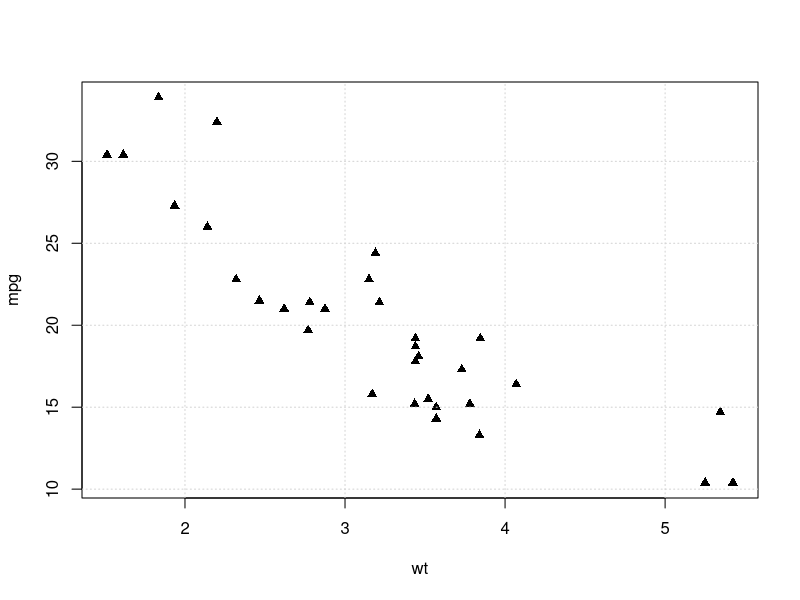
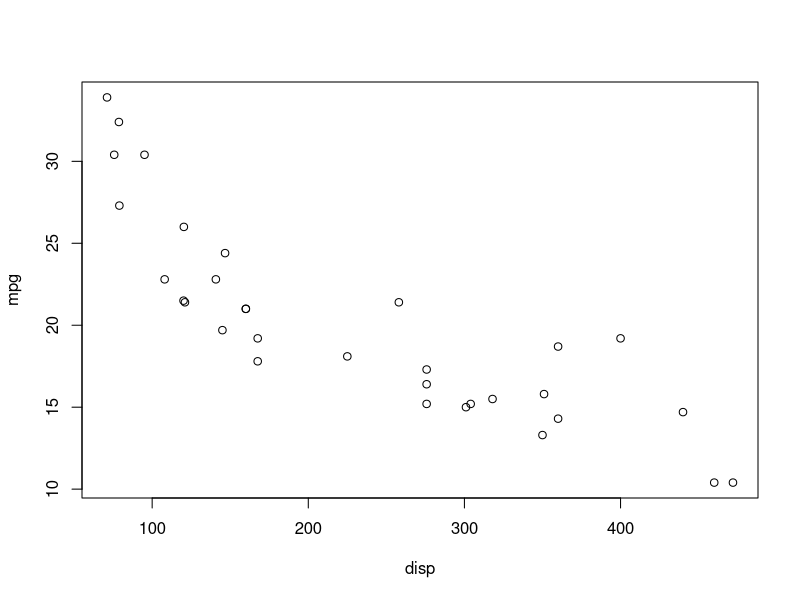
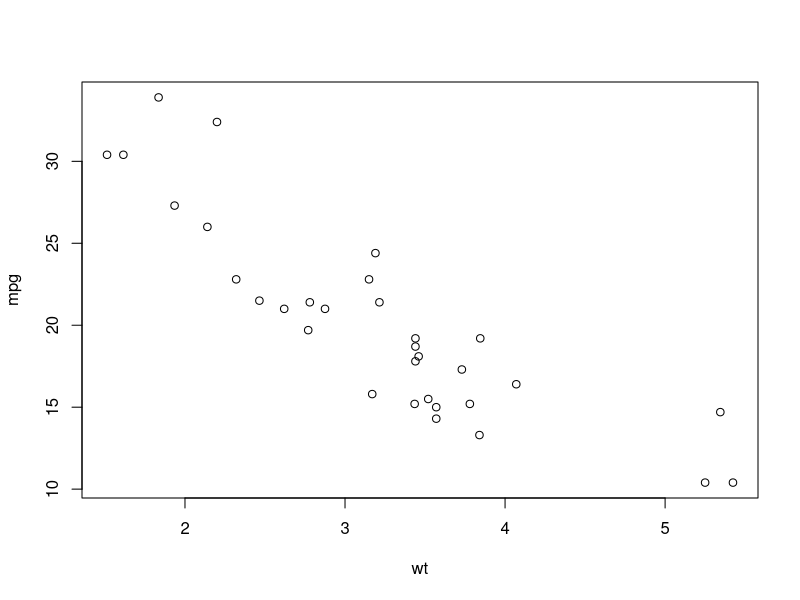
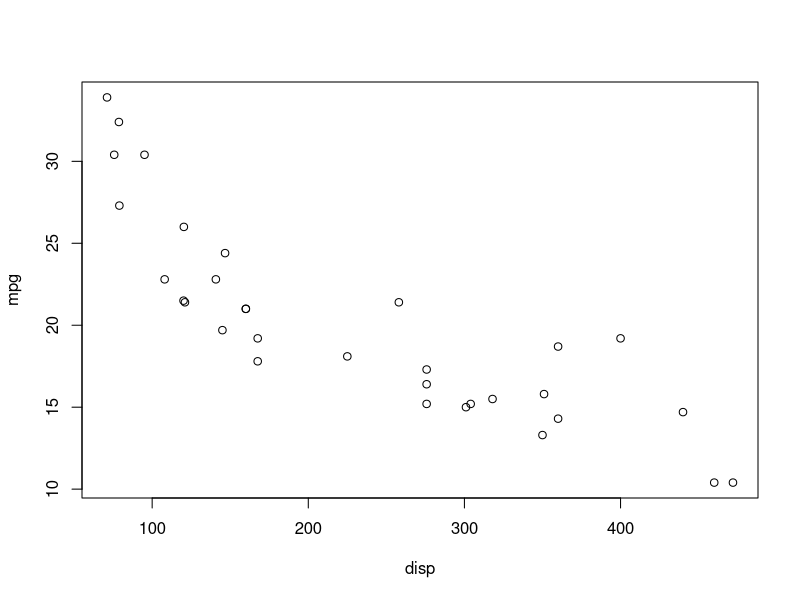
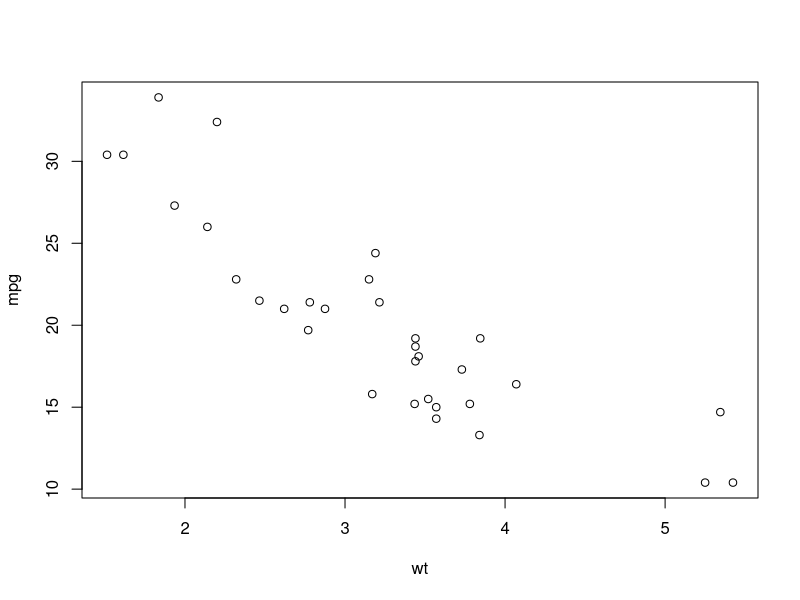
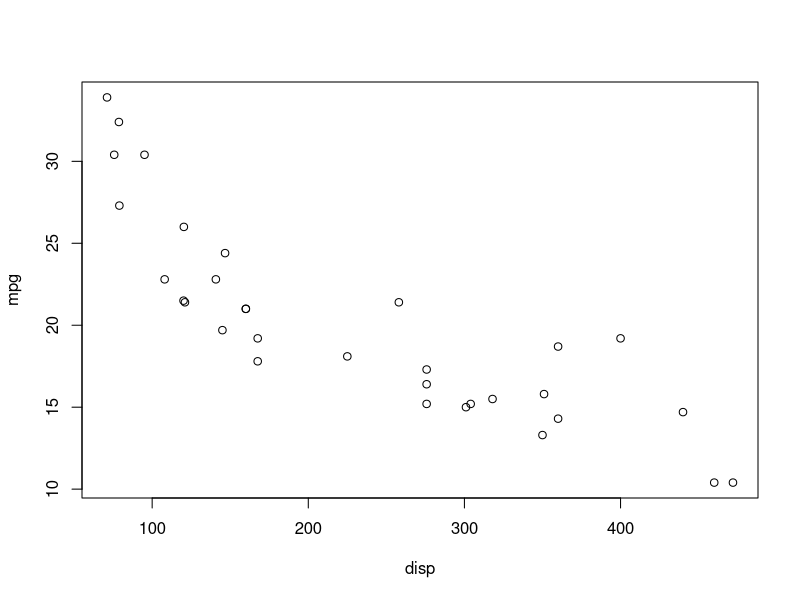

The R script that drew these images, in order:
## ---- chunk 1
knitr::opts_chunk$set(echo = TRUE)
## ---- chunk 2
data(mtcars)
## ---- chunk 3
head(mtcars)
## ---- chunk 4
plot(mpg~wt,data=mtcars,pch=17)
grid()
## ---- chunk 5
cor(mtcars$mpg,mtcars$wt)
## ---- chunk 6
model1 <- lm(mpg ~ wt, data = mtcars)

summary(model1)
## ---- chunk 7
NewData = data.frame(wt = 3.05, disp = 122)
print(predict(model1, NewData, interval = 'predict'))
## ---- chunk 8
plot(mpg~disp, data = mtcars)
## ---- chunk 9
cor(mtcars$mpg,mtcars$disp)
## ---- chunk 10
model2 <- lm(mpg ~ disp, data = mtcars)
summary(model2)
## ---- chunk 11
print(predict(model2,NewData, interval = 'predict'))
## ---- chunk 12
plot(mpg ~ wt+disp, data = mtcars)
## ---- chunk 13
model3= lm(mpg ~ wt+disp, data = mtcars)
summary(model3)
## ---- chunk 14
plot(mpg ~ wt+disp, data=mtcars)
## ---- chunk 15
summary(model3)
## ---- chunk 16
anova_result <- anova(model1, model3)
print(anova_result)
